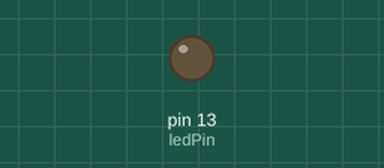
This sketch was run on a simulated Arduino Uno, built with avr-gcc and run on an emulated ATmega328P. Parts: output pins drawn as LEDs (lit = HIGH).

Above: at 1.0 s.
At 3.2 s:
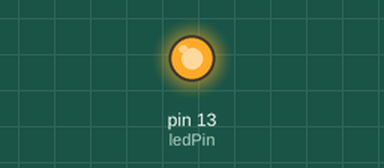
Timing chart, 0 to 7.3 s (numbered marks = the images above):
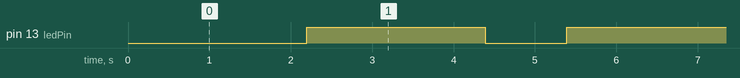

Measured:
- by itself, pin 13 (ledPin): alternates HIGH for 2.2 s and LOW for 1.0 s

The sketch:

Mode3.ino
```cpp
// Rafael Moreira C de Souza - 23333
// Marcelo Manzo             - 23326
// 3: 2s On / 1s Off

#include <LiquidCrystal.h>

LiquidCrystal lcd(12, 11, 5, 4, 3, 2);

int ledPin = 13;
int mode = 3;
void setup()
{
  pinMode(ledPin, OUTPUT);

  // Configuração do timer1
  TCCR1A = 0;                        //confira timer para operação normal pinos OC1A e OC1B desconectados
  TCCR1B = 0;                        //limpa registrador
  TCCR1B |= (1<<CS10)|(1 << CS12);   // configura prescaler para 1024: CS12 = 1 e CS10 = 1

  if (mode == 3) {
    mode = 2;
  }

  setupTimer();   // incia timer com valor para que estouro ocorra em 1 segundo
                                     // 65536-(16MHz/1024/1Hz) = 49911 = 0xC2F7
  TCNT1 = 0x7A12;

  TIMSK1 |= (1 << TOIE1);           // habilita a interrupção do TIMER1
}

void loop() {}


void setupTimer()
{

  switch (mode) {
      case 1:
      mode = 2;
      break;
      case 2:
      mode = 1;
      break;
  }

  switch (mode) {
    case 1:
      TCNT1 = 0xC2F7;
      break;
    case 2:
      TCNT1 = 0x7A12;
      break;
  }
}

ISR(TIMER1_OVF_vect)                              //interrupção do TIMER1
{
  setupTimer();                     // Renicia TIMER
  digitalWrite(ledPin, digitalRead(ledPin) ^ 1); //inverte estado do led
}
```
